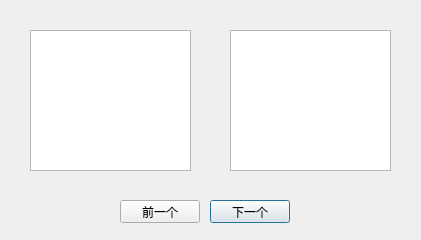
<?xml version="1.0" encoding="UTF-8"?>
<ui version="4.0">
 <class>word_study</class>
 <widget class="QDialog" name="word_study">
  <property name="geometry">
   <rect>
    <x>0</x>
    <y>0</y>
    <width>421</width>
    <height>240</height>
   </rect>
  </property>
  <property name="windowTitle">
   <string>日文卡牌常见词汇学习</string>
  </property>
  <widget class="QPushButton" name="next_button">
   <property name="geometry">
    <rect>
     <x>210</x>
     <y>200</y>
     <width>80</width>
     <height>23</height>
    </rect>
   </property>
   <property name="text">
    <string>下一个</string>
   </property>
  </widget>
  <widget class="QPushButton" name="pre_button">
   <property name="geometry">
    <rect>
     <x>120</x>
     <y>200</y>
     <width>80</width>
     <height>23</height>
    </rect>
   </property>
   <property name="text">
    <string>前一个</string>
   </property>
  </widget>
  <widget class="QPlainTextEdit" name="japanese_text_edit">
   <property name="geometry">
    <rect>
     <x>30</x>
     <y>30</y>
     <width>161</width>
     <height>141</height>
    </rect>
   </property>
   <property name="font">
    <font>
     <pointsize>16</pointsize>
    </font>
   </property>
  </widget>
  <widget class="QPlainTextEdit" name="chinese_text_edit">
   <property name="geometry">
    <rect>
     <x>230</x>
     <y>30</y>
     <width>161</width>
     <height>141</height>
    </rect>
   </property>
   <property name="font">
    <font>
     <pointsize>16</pointsize>
    </font>
   </property>
  </widget>
 </widget>
 <resources/>
 <connections/>
</ui>
